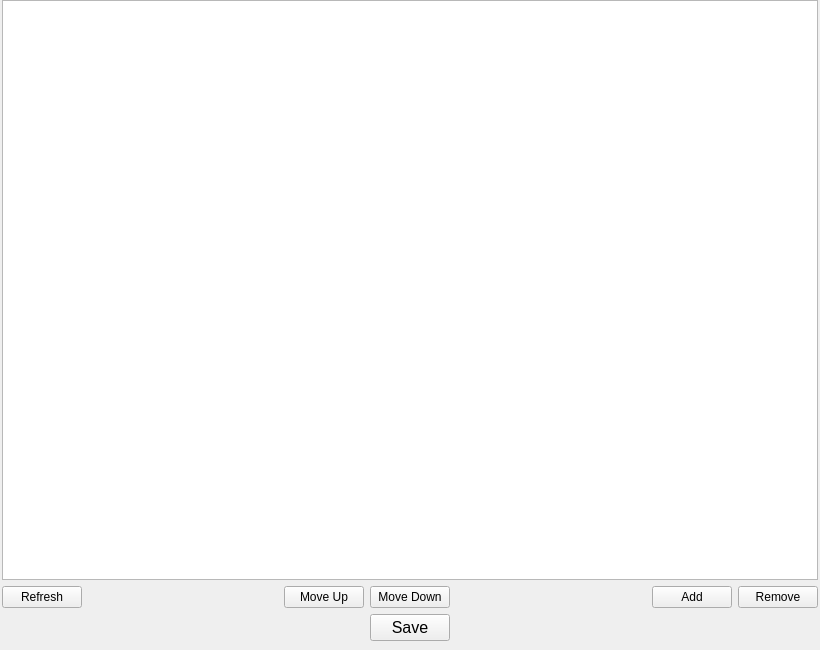
<?xml version="1.0" encoding="UTF-8"?>
<ui version="4.0">
 <class>ManagePage</class>
 <widget class="QWidget" name="ManagePage">
  <property name="geometry">
   <rect>
    <x>0</x>
    <y>0</y>
    <width>820</width>
    <height>650</height>
   </rect>
  </property>
  <property name="windowTitle">
   <string>Form</string>
  </property>
  <layout class="QVBoxLayout" name="verticalLayout">
   <property name="leftMargin">
    <number>2</number>
   </property>
   <property name="topMargin">
    <number>0</number>
   </property>
   <property name="rightMargin">
    <number>2</number>
   </property>
   <property name="bottomMargin">
    <number>9</number>
   </property>
   <item>
    <widget class="QListWidget" name="pageList">
     <property name="font">
      <font>
       <pointsize>16</pointsize>
      </font>
     </property>
    </widget>
   </item>
   <item>
    <layout class="QHBoxLayout" name="horizontalLayout">
     <property name="spacing">
      <number>6</number>
     </property>
     <item>
      <widget class="QPushButton" name="refreshButton">
       <property name="text">
        <string>Refresh</string>
       </property>
      </widget>
     </item>
     <item>
      <spacer name="horizontalSpacer">
       <property name="orientation">
        <enum>Qt::Horizontal</enum>
       </property>
       <property name="sizeHint" stdset="0">
        <size>
         <width>40</width>
         <height>20</height>
        </size>
       </property>
      </spacer>
     </item>
     <item>
      <widget class="QPushButton" name="moveUpButton">
       <property name="text">
        <string>Move Up</string>
       </property>
      </widget>
     </item>
     <item>
      <widget class="QPushButton" name="moveDownButton">
       <property name="text">
        <string>Move Down</string>
       </property>
      </widget>
     </item>
     <item>
      <spacer name="horizontalSpacer_4">
       <property name="orientation">
        <enum>Qt::Horizontal</enum>
       </property>
       <property name="sizeHint" stdset="0">
        <size>
         <width>40</width>
         <height>20</height>
        </size>
       </property>
      </spacer>
     </item>
     <item>
      <widget class="QPushButton" name="addButton">
       <property name="text">
        <string>Add</string>
       </property>
      </widget>
     </item>
     <item>
      <widget class="QPushButton" name="removeButton">
       <property name="text">
        <string>Remove</string>
       </property>
      </widget>
     </item>
    </layout>
   </item>
   <item>
    <layout class="QHBoxLayout" name="horizontalLayout_2">
     <item>
      <spacer name="horizontalSpacer_3">
       <property name="orientation">
        <enum>Qt::Horizontal</enum>
       </property>
       <property name="sizeHint" stdset="0">
        <size>
         <width>40</width>
         <height>20</height>
        </size>
       </property>
      </spacer>
     </item>
     <item>
      <widget class="QPushButton" name="saveButton">
       <property name="font">
        <font>
         <pointsize>12</pointsize>
        </font>
       </property>
       <property name="text">
        <string>Save</string>
       </property>
      </widget>
     </item>
     <item>
      <spacer name="horizontalSpacer_2">
       <property name="orientation">
        <enum>Qt::Horizontal</enum>
       </property>
       <property name="sizeHint" stdset="0">
        <size>
         <width>40</width>
         <height>20</height>
        </size>
       </property>
      </spacer>
     </item>
    </layout>
   </item>
  </layout>
 </widget>
 <resources/>
 <connections/>
</ui>
